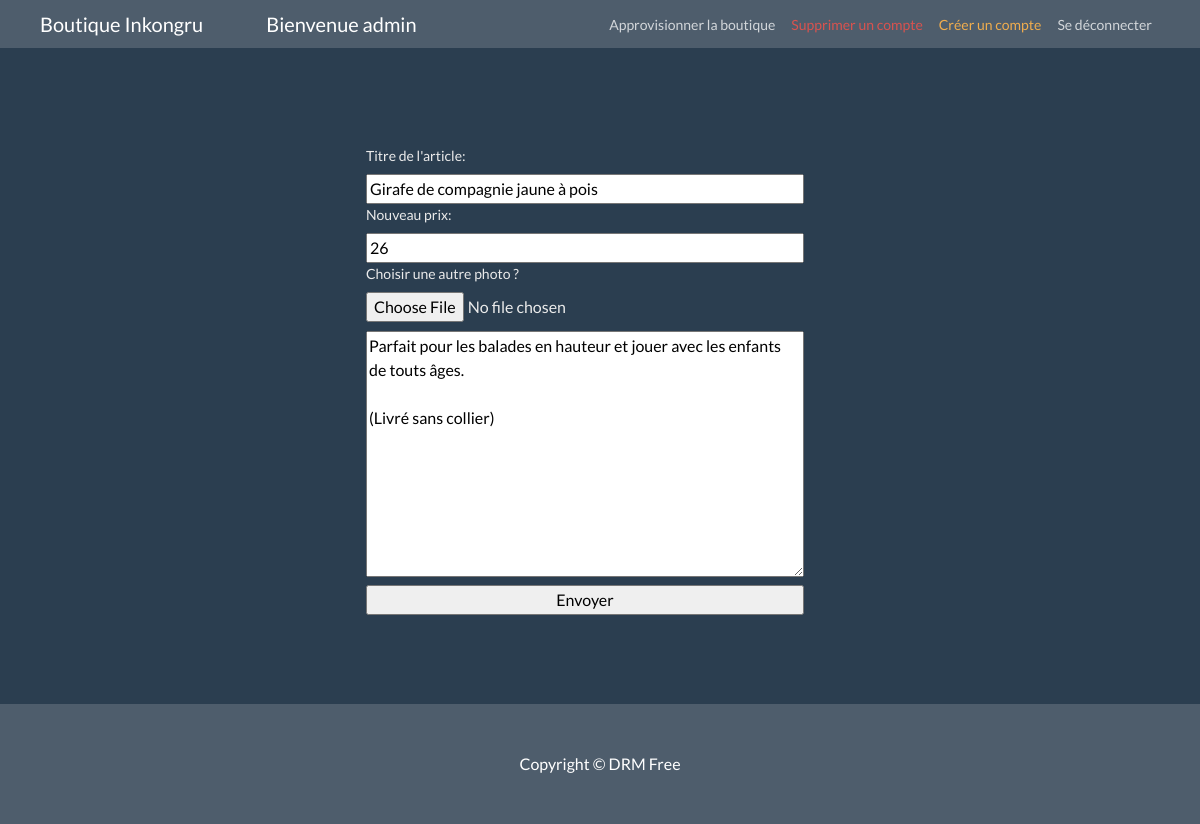
/?modifier?idPost=24 (signed in), run on the app's committed database.
### tables this page shows
CREATE TABLE `post` (
  `idPost` int(11) NOT NULL AUTO_INCREMENT,
  `title` varchar(255) NOT NULL,
  `commentaire` text,
  `price` int(11) DEFAULT NULL,
  `photo` varchar(255) DEFAULT NULL,
  `date_upload` timestamp NOT NULL DEFAULT CURRENT_TIMESTAMP ON UPDATE CURRENT_TIMESTAMP,
  `idUser` int(11) NOT NULL,
  PRIMARY KEY (`idPost`),
  KEY `idUser` (`idUser`),
  CONSTRAINT `post_ibfk_1` FOREIGN KEY (`idUser`) REFERENCES `users` (`idUser`) ON DELETE CASCADE ON UPDATE CASCADE
);

### modifier.php (the view)
<?php require_once("./sqlRequete/db.php");
    if ($_SESSION['user']['type'] == 'admin') {
       include('./headerLogOn.php');
    } else {
        header('Location: ../?accueil');
    }
    $id = $_GET['modifier?idPost'];
    $user = 'root';
    $pass = '0000';
    $connect = new PDO('mysql:host=localhost;dbname=website', $user, $pass);
    $requete = $connect->prepare("SELECT * FROM post WHERE idPost='$id'");
    $requete->execute();
    $uniqueArticle = $requete->fetch(PDO::FETCH_ASSOC);
?>
<div class="form">
    <div class="container ajouter_style">
        <div class="row">
            <div class="addCss">
                <form action="sqlRequete/update.php?idPost=<?= $uniqueArticle['idPost'] ?>" method="POST" enctype="multipart/form-data"
                class="style-form">
                    <label>Titre de l'article:</label>
                    <input type="text" name="title" id="title" value="<?= $uniqueArticle['title'] ?>" required>
                    <label>Nouveau prix:</label>
                    <input type="number" name="price" id="price" value="<?= $uniqueArticle['price'] ?>" required>
                    <label> Choisir une autre photo ? </label>
                    <input type="file" name="my_file" value="<?= $uniqueArticle['photo'] ?>" class="buttonImg" required>
                    <textarea rows="10" cols="50" name="commentaire" class="test-area-space" required><?= $uniqueArticle['commentaire'] ?></textarea>
                    <input type="submit" value="Envoyer">
                </form>
            </div>
        </div>
    </div>
</div>
<?php include('./footer.php') ?>

### css/blog-home.css (style rules this page uses)
body { padding-top: 56px; height: 88vh; }
.addCss { display: flex; justify-content: center; width: 100%; padding: 10px; align-items: center; }
.container { padding-right: 10px!important; padding-left: 10px!important; }
.form { height: 100%; }
.row { height: 100%; width: 100%; display: flex; justify-content: center; }
.ajouter_style { height: 100%!important; }
.style-form { display: flex; flex-direction: column; }
.buttonImg { padding-bottom: 2%; }
.test-area-space { margin-bottom: 2%; }

### data on the page
post: title "Girafe de compagnie jaune à pois", price "26", commentaire "Parfait pour les balades en hauteur et jouer avec les enfants de touts âges. (Livré sans collier)"

### other printed values
$_SESSION['user']['username'] "admin"
